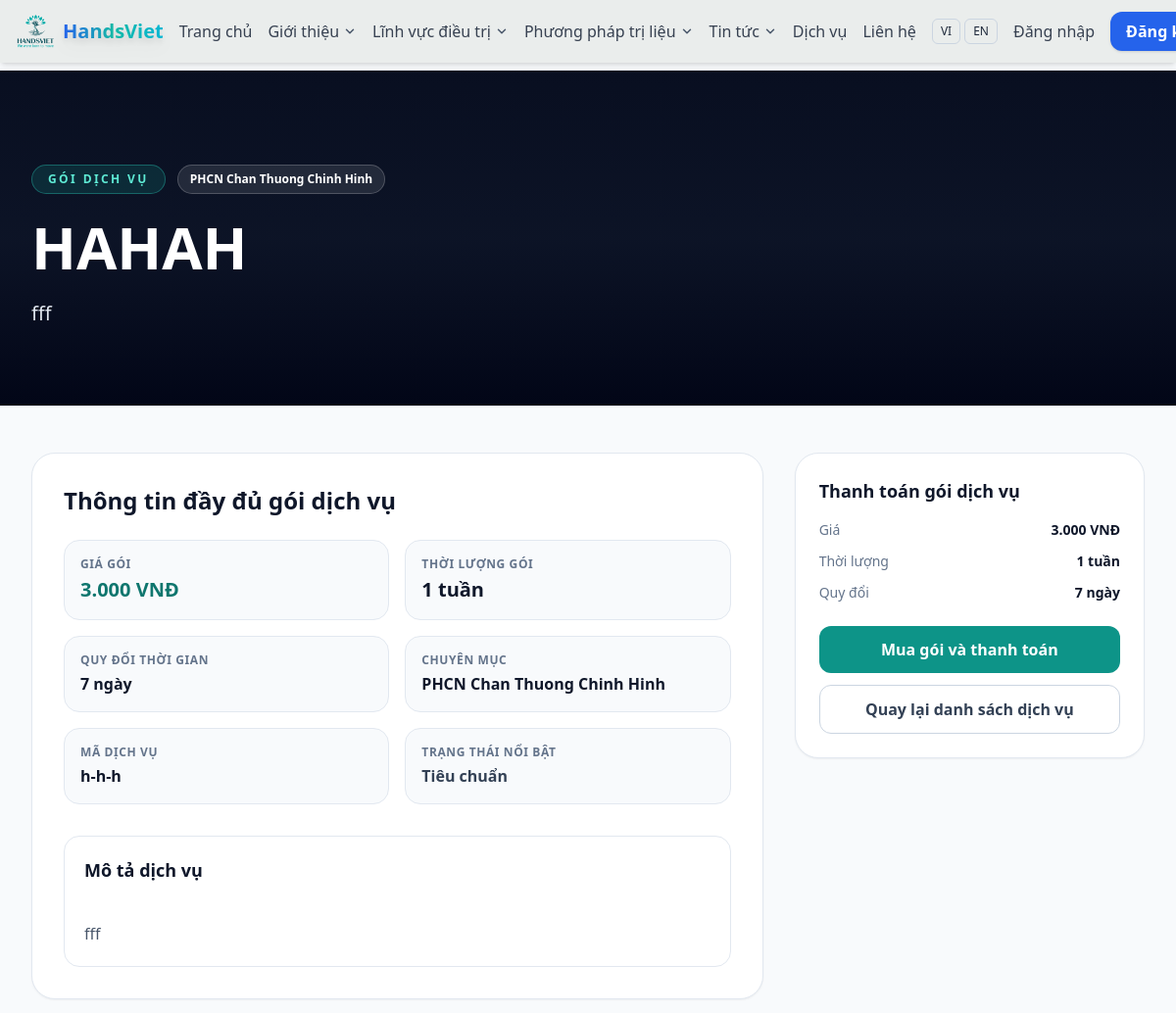
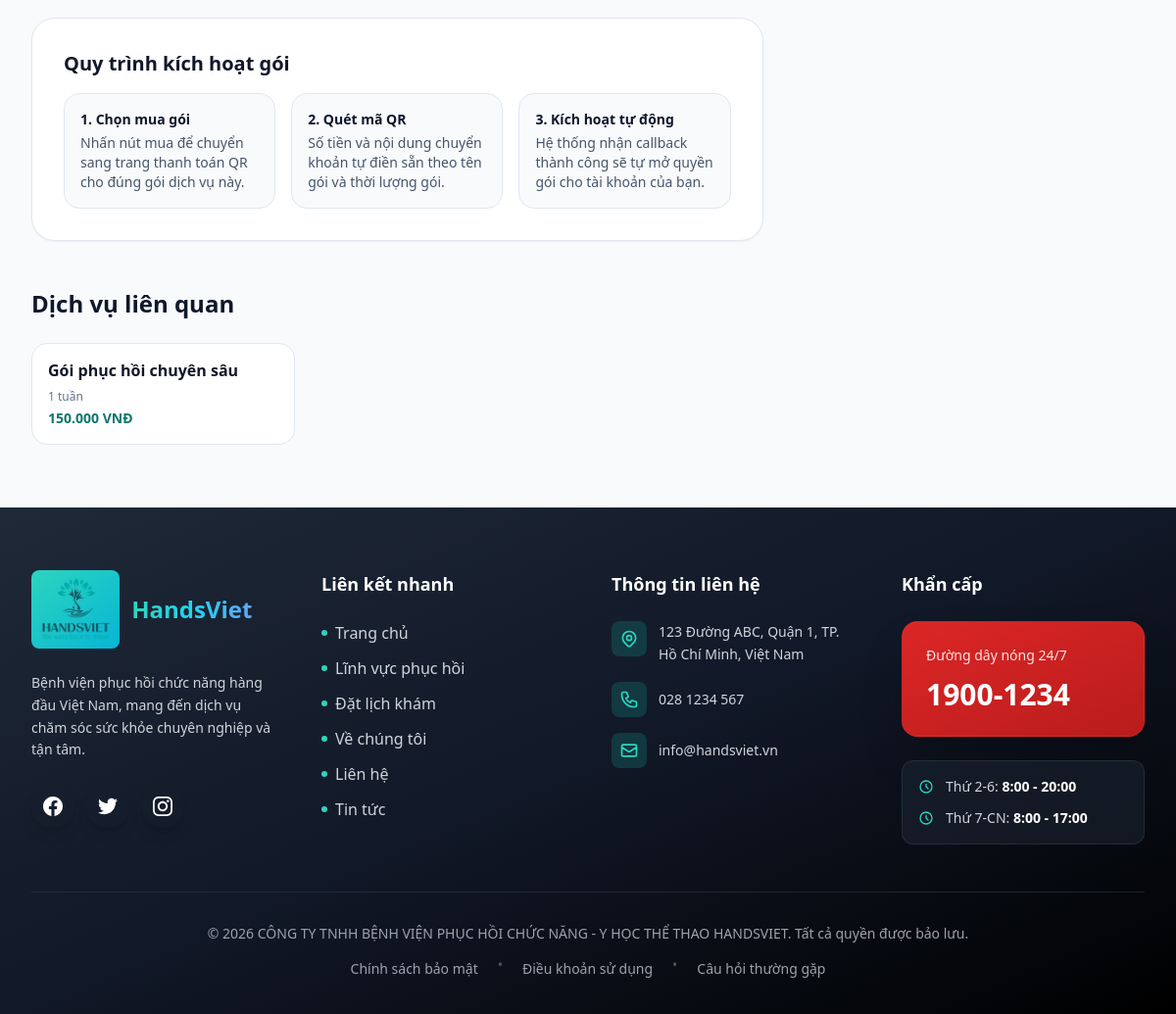
Page /services/h-h-h/ on the committed database (2 pictures, top to bottom).
### hansviet_admin/models.py (models this page shows, shortened)
class Service(models.Model):
    category = models.ForeignKey(ServiceCategory, on_delete=models.SET_NULL, null=True, blank=True)
    title = models.CharField(max_length=255)
    slug = models.SlugField(unique=True)
    summary = models.TextField(blank=True)
    price_text = models.CharField(max_length=255, blank=True)
    duration = models.CharField(max_length=255, blank=True)
    featured_tag = models.CharField(max_length=100, blank=True)
    is_featured = models.BooleanField(default=False)
    order = models.PositiveIntegerField(default=0)
    thumbnail = models.FileField(upload_to="services/", blank=True, null=True)
    class Meta:
        ordering = ["order", "title"]
        verbose_name = "Service"
        verbose_name_plural = "Services"
    def get_absolute_url(self):
        return f"/services/{self.slug}/"

class ServiceCategory(models.Model):
    name = models.CharField(max_length=255)
    slug = models.SlugField(unique=True)
    description = models.TextField(blank=True)
    icon_svg = models.TextField(blank=True)
    order = models.PositiveIntegerField(default=0)
    class Meta:
        ordering = ["order", "name"]
        verbose_name = "Service Category"
        verbose_name_plural = "Service Categories"

### hansviet_user/views.py (the view)
def service_detail(request, slug):
    service = get_object_or_404(Service.objects.select_related("category"), slug=slug)
    service = _decorate_service(service)
    package_price = _parse_amount_text(service.price_text or "")
    package_duration_days = _duration_to_days(service.duration or "")
    can_checkout = package_price > 0
    related_qs = Service.objects.select_related("category").exclude(pk=service.pk)
    if service.category_id:
        related_qs = related_qs.filter(category_id=service.category_id)
    related_services = _sorted_services(related_qs)[:4]
    return render(
        request,
        "pages/service_detail.html",
        {
            "service": service,
            "related_services": related_services,
            "can_checkout": can_checkout,
            "package_duration_days": package_duration_days,
            "checkout_url": reverse("services:service_checkout", kwargs={"slug": service.slug}) if can_checkout else "",
        },
    )

### hansviet_user/views.py (called while the page is built)
def _parse_service_cycle(duration_text: str) -> tuple[str, int]:
    text = (duration_text or "").strip().lower()
    normalized_text = "".join(
        ch for ch in unicodedata.normalize("NFD", text) if unicodedata.category(ch) != "Mn"
    )
    count_match = re.search(r"(\d+)", normalized_text)
    cycle_count = int(count_match.group(1)) if count_match else 1
    if any(token in normalized_text for token in ("tuan", "week", "wk")):
        return "week", max(1, cycle_count)
    if any(token in normalized_text for token in ("thang", "month", "mo")):
        return "month", max(1, cycle_count)
    if any(token in normalized_text for token in ("nam", "year", "yr")):
        return "year", max(1, cycle_count)
    return "other", max(1, cycle_count)

def _decorate_service(service: Service) -> Service:
    cycle_key, cycle_count = _parse_service_cycle(service.duration or "")
    meta = SERVICE_CYCLE_META.get(cycle_key, SERVICE_CYCLE_META["other"])
    service.cycle_key = cycle_key
    service.cycle_rank = int(meta["rank"])
    service.cycle_count = cycle_count
    service.cycle_group_label = str(meta["group"])
    service.display_price = (service.price_text or "").strip() or "Liên hệ"
    service.display_duration = (service.duration or "").strip() or "Chưa cập nhật"
    service.display_full_info = f"{service.display_price} / {service.display_duration}"
    return service

def _sorted_services(rows) -> list[Service]:
    decorated = [_decorate_service(service) for service in rows]
    return sorted(
        decorated,
        key=lambda service: (
            int(getattr(service, "cycle_rank", 9)),
            int(getattr(service, "cycle_count", 999)),
            int(service.order or 0),
            (service.title or "").lower(),
        ),
    )

def _parse_amount_text(value: str) -> Decimal:
    digits = re.sub(r"[^\d]", "", value or "")
    if not digits:
        return Decimal("0")
    return Decimal(digits)

def _duration_to_days(duration_text: str) -> int:
    cycle_key, cycle_count = _parse_service_cycle(duration_text or "")
    if cycle_key == "week":
        return max(1, cycle_count * 7)
    if cycle_key == "month":
        return max(1, cycle_count * 30)
    if cycle_key == "year":
        return max(1, cycle_count * 365)
    return max(1, cycle_count)

### hansviet_user/templates/pages/service_detail.html (shortened to what this page needs)
{% load static %}
<!DOCTYPE html>
<html lang="vi">
<head>
    <script src="https://cdn.tailwindcss.com"></script>
    <link rel="stylesheet" href="{% static 'css/home.css' %}">
</head>
<body class="bg-slate-50 text-slate-800 antialiased">
    {% include 'pages/header_tailwind.html' %}
    <main>
        <section class="relative pt-24 pb-20 overflow-hidden bg-slate-950">
            <div class="absolute inset-0">
                {% if service.thumbnail %}
                <img src="{{ service.thumbnail.url }}" alt="{{ service.title }}" class="w-full h-full object-cover opacity-30">
                {% else %}
                <img src="{% static 'images/assets/rehab-studio.jpg' %}" alt="{{ service.title }}" class="w-full h-full object-cover opacity-30">
                {% endif %}
                <div class="absolute inset-0 bg-gradient-to-b from-slate-900/50 via-slate-900/80 to-slate-950"></div>
            </div>
            <div class="relative z-10 max-w-7xl mx-auto px-4 sm:px-6 lg:px-8">
                <div class="max-w-4xl">
                    <div class="flex flex-wrap items-center gap-3 mb-6">
                        <span class="inline-flex px-4 py-1.5 rounded-full text-xs font-bold uppercase tracking-[0.2em] bg-teal-500/15 border border-teal-400/35 text-teal-300">
                            Gói dịch vụ
                        </span>
                        {% if service.category %}
                        <span class="inline-flex px-3 py-1.5 rounded-full text-xs font-semibold bg-white/10 border border-white/20 text-white">
                            {{ service.category.name }}
                        </span>
                        {% endif %}
                    </div>
                    <h1 class="text-4xl md:text-6xl font-extrabold text-white leading-tight mb-6">{{ service.title }}</h1>
                    <p class="text-lg md:text-xl text-slate-200 leading-relaxed max-w-3xl">
                        {{ service.summary|default:"Gói dịch vụ phục hồi chức năng chuyên sâu tại HandsViet." }}
                    </p>
                </div>
            </div>
        </section>
        <section class="max-w-7xl mx-auto px-4 sm:px-6 lg:px-8 py-12">
            <div class="grid grid-cols-1 lg:grid-cols-12 gap-8">
                <div class="lg:col-span-8 space-y-8">
                    <div class="bg-white border border-slate-200 rounded-3xl p-6 md:p-8 shadow-sm">
                        <h2 class="text-2xl font-bold text-slate-900 mb-6">Thông tin đầy đủ gói dịch vụ</h2>
                        <div class="grid sm:grid-cols-2 gap-4">
                            <div class="rounded-2xl border border-slate-200 bg-slate-50 p-4">
                                <p class="text-xs uppercase tracking-wider font-semibold text-slate-500 mb-1">Giá gói</p>
                                <p class="text-xl font-bold text-teal-700">{{ service.display_price|default:service.price_text|default:"Liên hệ" }}</p>
                            </div>
                            <div class="rounded-2xl border border-slate-200 bg-slate-50 p-4">
                                <p class="text-xs uppercase tracking-wider font-semibold text-slate-500 mb-1">Thời lượng gói</p>
                                <p class="text-xl font-bold text-slate-900">{{ service.display_duration|default:service.duration|default:"Chưa cập nhật" }}</p>
                            </div>
                            <div class="rounded-2xl border border-slate-200 bg-slate-50 p-4">
                                <p class="text-xs uppercase tracking-wider font-semibold text-slate-500 mb-1">Quy đổi thời gian</p>
                                <p class="text-base font-semibold text-slate-900">{{ package_duration_days }} ngày</p>
                            </div>
                            <div class="rounded-2xl border border-slate-200 bg-slate-50 p-4">
                                <p class="text-xs uppercase tracking-wider font-semibold text-slate-500 mb-1">Chuyên mục</p>
                                <p class="text-base font-semibold text-slate-900">{{ service.category.name|default:"Chưa phân loại" }}</p>
                            </div>
                            <div class="rounded-2xl border border-slate-200 bg-slate-50 p-4">
                                <p class="text-xs uppercase tracking-wider font-semibold text-slate-500 mb-1">Mã dịch vụ</p>
                                <p class="text-base font-semibold text-slate-900">{{ service.slug }}</p>
                            </div>
                            <div class="rounded-2xl border border-slate-200 bg-slate-50 p-4">
                                <p class="text-xs uppercase tracking-wider font-semibold text-slate-500 mb-1">Trạng thái nổi bật</p>
                                <p class="text-base font-semibold {% if service.is_featured %}text-teal-700{% else %}text-slate-700{% endif %}">
                                    {% if service.is_featured %}Nổi bật{% else %}Tiêu chuẩn{% endif %}
                                </p>
                            </div>
                        </div>
                        <div class="mt-8 rounded-2xl border border-slate-200 p-5">
                            <h3 class="text-lg font-bold text-slate-900 mb-3">Mô tả dịch vụ</h3>
                            <p class="text-slate-600 leading-relaxed whitespace-pre-line">
                                {{ service.summary|default:"Thông tin mô tả đang được cập nhật." }}
                            </p>
                        </div>
                    </div>
                    <div class="bg-white border border-slate-200 rounded-3xl p-6 md:p-8 shadow-sm">
                        <h3 class="text-xl font-bold text-slate-900 mb-4">Quy trình kích hoạt gói</h3>
                        <div class="grid md:grid-cols-3 gap-4 text-sm">
                            <div class="rounded-2xl border border-slate-200 bg-slate-50 p-4">
                                <p class="font-bold text-slate-900 mb-1">1. Chọn mua gói</p>
                                <p class="text-slate-600">Nhấn nút mua để chuyển sang trang thanh toán QR cho đúng gói dịch vụ này.</p>
                            </div>
                            <div class="rounded-2xl border border-slate-200 bg-slate-50 p-4">
                                <p class="font-bold text-slate-900 mb-1">2. Quét mã QR</p>
                                <p class="text-slate-600">Số tiền và nội dung chuyển khoản tự điền sẵn theo tên gói và thời lượng gói.</p>
                            </div>
                            <div class="rounded-2xl border border-slate-200 bg-slate-50 p-4">
                                <p class="font-bold text-slate-900 mb-1">3. Kích hoạt tự động</p>
                                <p class="text-slate-600">Hệ thống nhận callback thành công sẽ tự mở quyền gói cho tài khoản của bạn.</p>
                            </div>
                        </div>
                    </div>
                </div>
                <aside class="lg:col-span-4">
                    <div class="sticky top-24 bg-white border border-slate-200 rounded-3xl p-6 shadow-sm">
                        <h3 class="text-lg font-bold text-slate-900 mb-4">Thanh toán gói dịch vụ</h3>
                        <div class="space-y-3 text-sm">
                            <div class="flex items-center justify-between">
                                <span class="text-slate-500">Giá</span>
                                <span class="font-semibold text-slate-900">{{ service.display_price|default:service.price_text|default:"Liên hệ" }}</span>
                            </div>
                            <div class="flex items-center justify-between">
                                <span class="text-slate-500">Thời lượng</span>
                                <span class="font-semibold text-slate-900">{{ service.display_duration|default:service.duration|default:"Chưa cập nhật" }}</span>
                            </div>
                            <div class="flex items-center justify-between">
                                <span class="text-slate-500">Quy đổi</span>
                                <span class="font-semibold text-slate-900">{{ package_duration_days }} ngày</span>
                            </div>
                        </div>
                        {% if can_checkout %}
                        <a href="{{ checkout_url }}" class="mt-6 w-full inline-flex items-center justify-center px-5 py-3 rounded-xl bg-teal-600 text-white font-semibold hover:bg-teal-700 transition-colors">
                            Mua gói và thanh toán
                        </a>
                        {% else %}
                        <div class="mt-6 rounded-xl border border-amber-200 bg-amber-50 text-amber-700 text-sm font-medium px-4 py-3">
                            Gói này chưa có giá hợp lệ nên chưa thể thanh toán.
                        </div>
                        {% endif %}
                        <a href="{% url 'services:services' %}" class="mt-3 w-full inline-flex items-center justify-center px-5 py-3 rounded-xl border border-slate-300 text-slate-700 font-semibold hover:bg-slate-50 transition-colors">
                            Quay lại danh sách dịch vụ
                        </a>
                    </div>
                </aside>
            </div>
        </section>
        {% if related_services %}
        <section class="pb-16">
            <div class="max-w-7xl mx-auto px-4 sm:px-6 lg:px-8">
                <h3 class="text-2xl font-bold text-slate-900 mb-6">Dịch vụ liên quan</h3>
                <div class="grid md:grid-cols-2 lg:grid-cols-4 gap-5">
                    {% for item in related_services %}
                    <a href="{{ item.get_absolute_url }}" class="block bg-white border border-slate-200 rounded-2xl p-4 hover:border-teal-300 hover:bg-teal-50/40 transition-colors">
                        <p class="font-semibold text-slate-900 leading-snug">{{ item.title }}</p>
                        <p class="text-xs text-slate-500 mt-2">{{ item.display_duration|default:item.duration|default:"Chưa cập nhật" }}</p>
                        <p class="text-sm font-semibold text-teal-700 mt-1">{{ item.display_price|default:item.price_text|default:"Liên hệ" }}</p>
                    </a>
                    {% endfor %}
                </div>
            </div>
        </section>
        {% endif %}
    </main>
    {% include 'pages/footer.html' %}
</body>
</html>

### hansviet_user/static/css/home.css (style rules this page uses)
*, *::before, *::after { box-sizing: border-box; }
html, body { max-width: 100%; }

### hansviet_user/templates/pages/header_tailwind.html (style rules this page uses)
html { scrollbar-width: thin !important; scrollbar-color: #14b8a6 #f1f5f9 !important; }

### rows in the picture
Service: thumbnail (picture), category.name "PHCN Chan Thuong Chinh Hinh", title "HAHAH", summary "fff", display_price "3.000 VNĐ", display_duration "1 tuần", slug "h-h-h"
Service: title "Gói phục hồi chuyên sâu", display_duration "1 tuần", display_price "150.000 VNĐ"

### other values in the picture
{{ package_duration_days }} "7"
